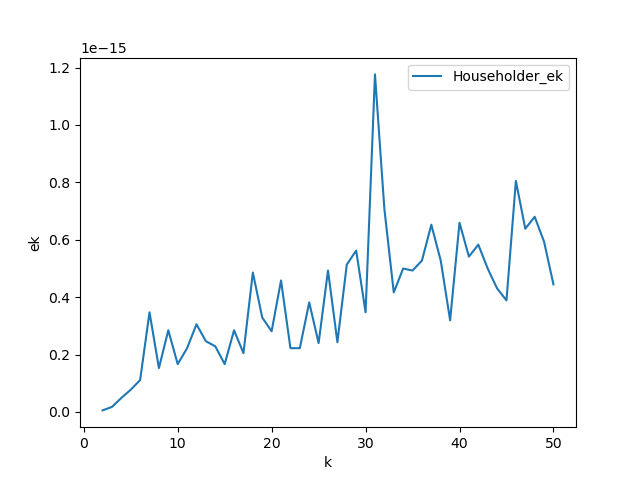

Here is the Python script that generated this plot:
import numpy as np
import matplotlib.pyplot as plt
import scipy.io as sio

#读入数据
data=sio.loadmat("./MatrixA.mat")
data=data['A']
m,n=data.shape
#初始化QR矩阵的大小,确保是浮点类型
R = data.copy().astype(float)
Q = np.eye(m)
for k in range(min(n,m-1)):
    #提取当前列的下半部分
    y=R[k:,k]
    e = np.zeros_like(y)
    sign = 1 if y[0] >= 0 else -1
    w=y+sign*np.linalg.norm(y)*e
    v=w/np.linalg.norm(w)
    # 构造Householder变换矩阵
    H=np.eye(m-k)
    H-=2*np.outer(v, v)
    #更新R
    R[k:,k:]=H@R[k:,k:]
    #更新Q
    H_full=np.eye(m)
    H_full[k:,k:]=H
    Q=Q@H_full
#正交性偏差
ek=[]
for i in range(1,m):
    maxe=0
    for j in range(i):
        if maxe<abs(np.dot(Q[:,j],Q[:,i])):
            maxe=abs(np.dot(Q[:,j],Q[:,i]))
    ek.append(maxe)
k=range(2,m+1)
#可视化
plt.plot(k, ek, label='Householder_ek')
plt.xlabel('k')
plt.ylabel('ek')
plt.legend()
plt.savefig('Householder.png')
plt.show()
